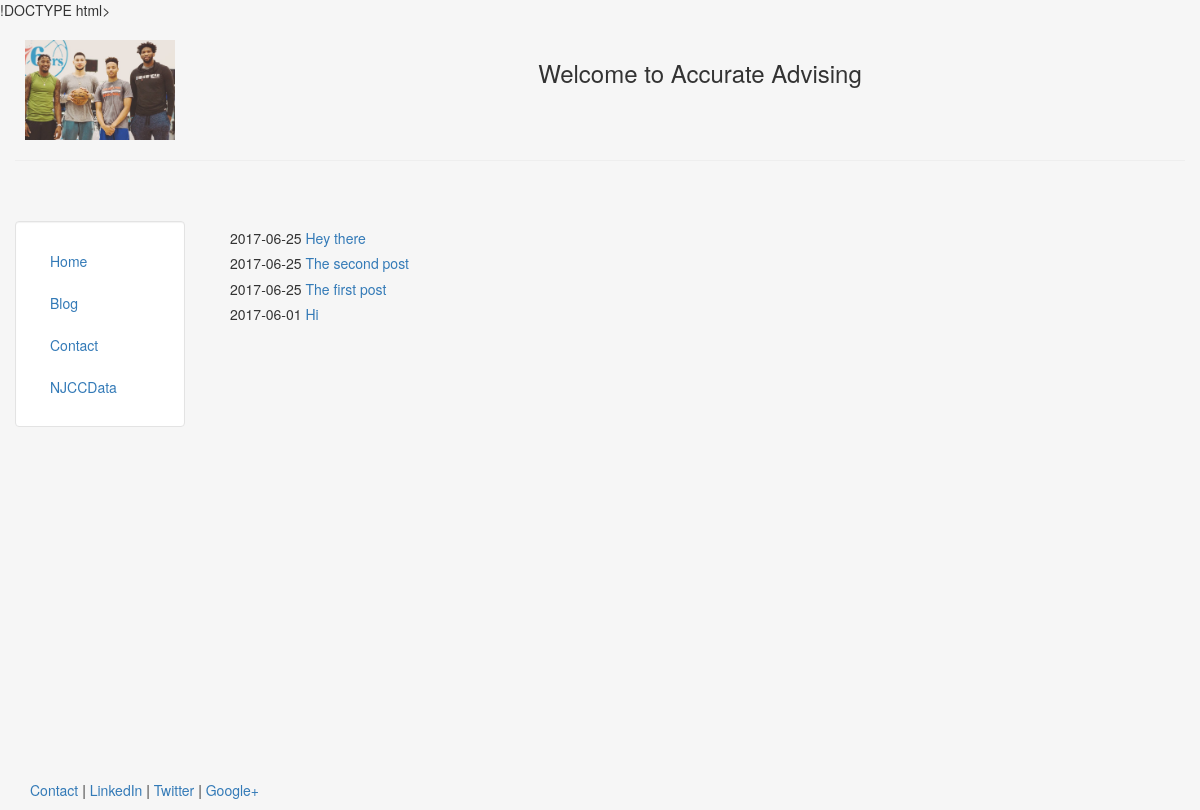
Screenshot of /blog/ with the database file from the repository.
### blog/models.py (models this page shows, shortened)
class Post(models.Model):
	title = models.CharField(max_length=140)
	body = models.TextField()
	date = models.DateTimeField()

### blog/templates/blog/blog.html
{% extends "personal/header.html" %}
{% block content %}
	{% for post in object_list %}
		<h5>{{ post.date|date:"Y-m-d" }}<a href="/blog/{{post.id}}"> {{post.title}}</a></h5>
	{% endfor %}
{% endblock %}

### personal/templates/personal/header.html (style rules this page uses)
html, body { height:100% }

### rows the page displays
Post: date "2017-06-25", title "Hey there"
Post: date "2017-06-25", title "The second post"
Post: date "2017-06-25", title "The first post"
Post: date "2017-06-01", title "Hi"
